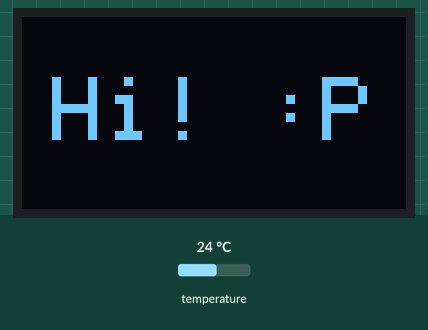
Simulated run of this sketch. Board: Arduino Nano, built with avr-gcc and run on an emulated ATmega328P. Parts: 128×64 one-colour display. The test bench sets the inputs (shaded band); at power-on: temperature 24 °C. What the sketch prints to the serial monitor is not drawn.

Above: at 0.8 s.
At 1.9 s:
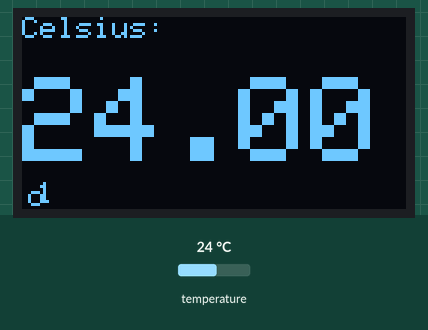
2.0 s: temperature set to 12 °C
At 5.1 s:
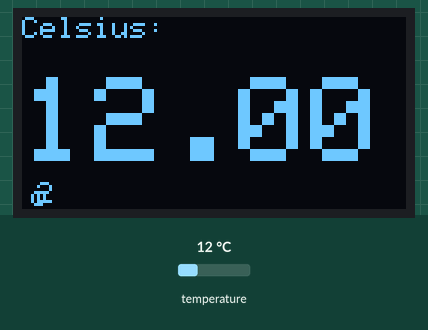
8.3 s: temperature set to 19 °C
At 10.7 s:
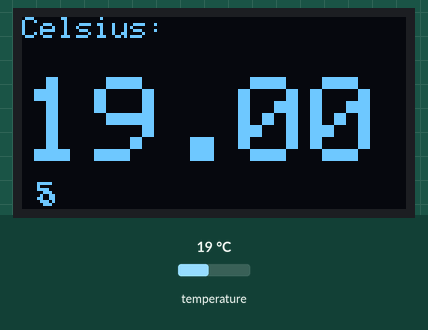
13.6 s: temperature set to 28 °C
At 14.8 s:
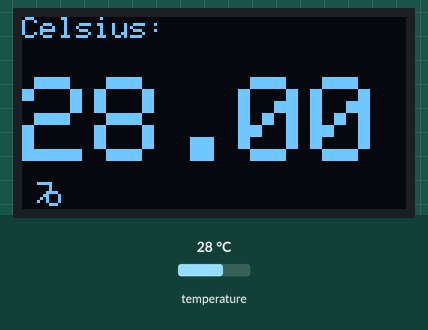
Timing chart, 0 to 16.6 s (numbered marks = the images above; inputs shaded):
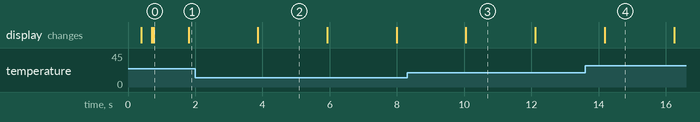

The sketch:

Simple-Temperature.ino
```cpp
#include <OneWire.h>
#include <Wire.h>
#include <Adafruit_GFX.h>
#include <Adafruit_SSD1306.h>
// für den NANO in die Wire Bibliothek gehen und den clockspeed auf 100 mHz einstellen!!!
// (eine 100000 statt 400000 bei clock speed)

#define OLED_RESET 4
Adafruit_SSD1306 display(OLED_RESET);

OneWire  ds(10);  // on pin 10 (a 4.7K resistor is necessary)

  bool ping = true;
  int x = 0;

void setup(void) {
  Serial.begin(9600);
  display.begin(SSD1306_SWITCHCAPVCC, 0x3C);

// welcome screen
  welcome();
}

void loop(void) {
  byte i;
  byte present = 0;
  byte type_s;
  byte data[12];
  byte addr[8];
  float celsius;
  int16_t raw;


 if ( !ds.search(addr)) {
    Serial.println("No more addresses.");
    Serial.println();
    ds.reset_search();
    delay(1000);
    return;
  }
//*/
  ds.reset();
  ds.select(addr);
  ds.write(0x44, 1);        // start conversion, with parasite power on at the end

  delay(1000);     // maybe 750ms is enough, maybe not
  // we might do a ds.depower() here, but the reset will take care of it.

  present = ds.reset();
  ds.select(addr);
  ds.write(0xBE);         // Read Scratchpad

  for ( i = 0; i < 9; i++) {           // we need 9 bytes
    data[i] = ds.read();
  }

  raw = (data[1] << 8) | data[0];
  if (type_s) {
    raw = raw << 3; // 9 bit resolution default
    if (data[7] == 0x10) {
      // "count remain" gives full 12 bit resolution
      raw = (raw & 0xFFF0) + 12 - data[6];
    }
  } else {
    byte cfg = (data[4] & 0x60);
    // at lower res, the low bits are undefined, so let's zero them
    if (cfg == 0x00) raw = raw & ~7;  // 9 bit resolution, 93.75 ms
    else if (cfg == 0x20) raw = raw & ~3; // 10 bit res, 187.5 ms
    else if (cfg == 0x40) raw = raw & ~1; // 11 bit res, 375 ms
    //// default is 12 bit resolution, 750 ms conversion time
  }


  celsius = (float)raw / 16.0;

 // Serial.println(celsius);

    ping = true;
    display.clearDisplay();
    display.setCursor(0,0);
    display.setTextColor(WHITE);
    display.setTextSize(1);
    display.println("Celsius:");
    display.println();
    display.setCursor(0,20);
    display.setTextSize(4);
    display.print(celsius);

    if(ping == true)
      x++;
    if(x >= 122)
      ping = false;
    if(ping == false)
      x--;
    if(x <= 0)
      ping = true;

    display.drawCircle(3 + x, 60, 2, WHITE);

    display.setCursor(5,55);
    display.setTextSize(1);
    display.print(x);
    display.display();
//    delay(10);
//*/

}

void welcome() {
  display.clearDisplay();
  display.setTextSize(3);
  display.setTextColor(WHITE);
  display.setCursor(10, 20);
  display.print("Hi! :P");
  for (int i = 0; i < 10; i++) {
    display.invertDisplay(true);
    display.display();
    delay(10);
    display.invertDisplay(false);
    delay(10);
    display.display();
  }
}
```

Measured:
- what the display in image 0 shows lasts 1.0 s, from 0.8 s to 1.8 s
- what the display in image 2 shows lasts 2.0 s, from 3.9 s to 5.9 s
